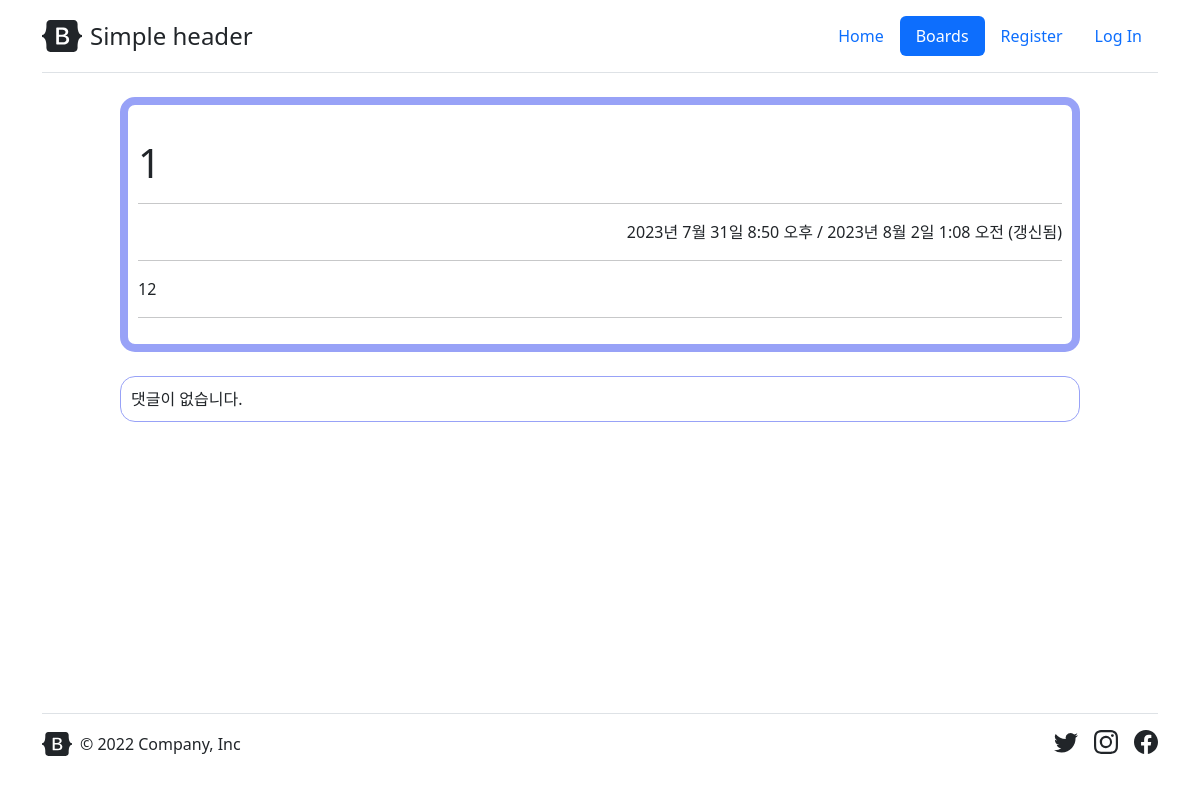
/boards/post/3/, run on an earlier commit of the app's database.
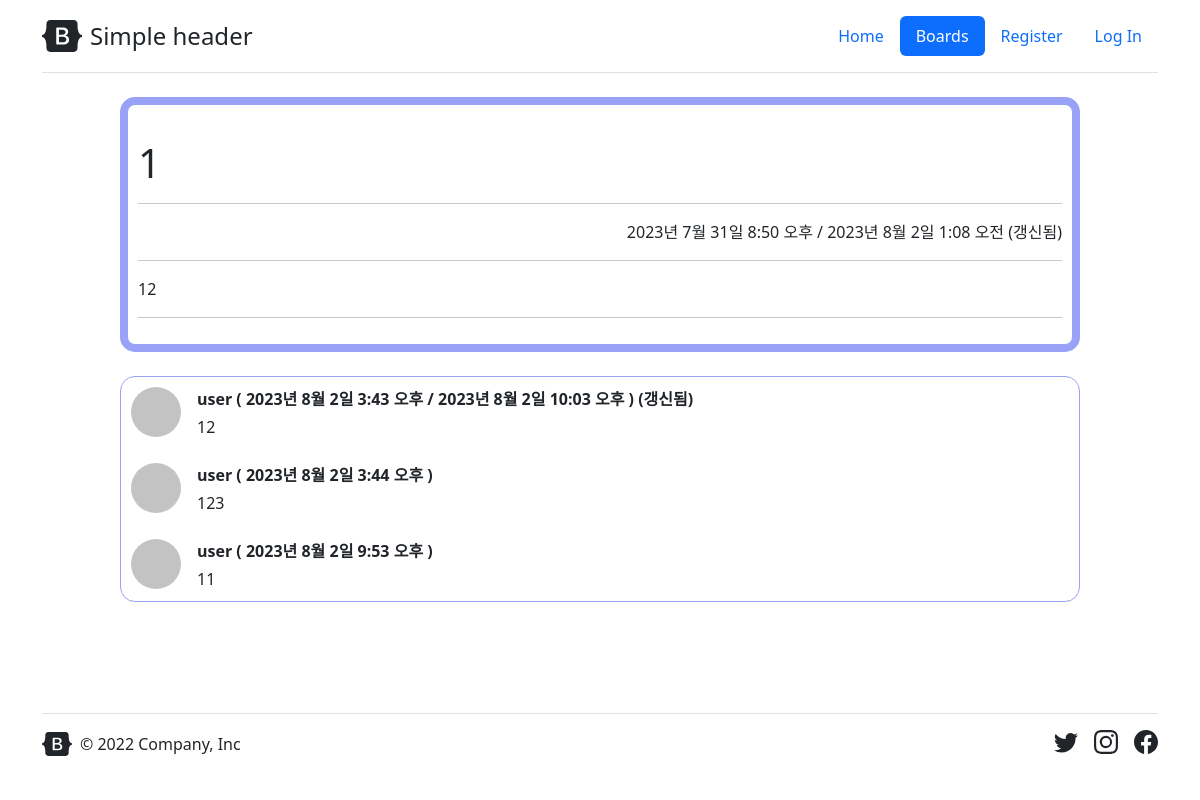
And on a later commit of the database.
### boards/models.py (models this page shows)
class Post(models.Model):
    id = models.BigAutoField(primary_key=True)
    user_id = models.ForeignKey(User, related_name="post",db_column="user_id",on_delete=models.CASCADE,blank=False,null=False)
    user_id_char = models.CharField(max_length=150,blank=False,null=False)
    title = models.CharField(db_column='title', max_length=50, blank=False, null=False)
    content = models.TextField(db_column='content', default="",blank=False,null=False)
    created_date = models.DateTimeField(db_column='created_date', auto_now_add=True)
    updated_date = models.DateTimeField(db_column='updated_date', auto_now=True)
    updated_bool = models.BooleanField(db_column='updated_bool', default=False,blank=False,null=False)
    visible_bool = models.BooleanField(db_column='visible_bool', default=True,blank=False,null=False)

class Comment(models.Model):
    id = models.BigAutoField(primary_key=True)
    post_id = models.ForeignKey(Post, related_name="comment",db_column="post_id",on_delete=models.CASCADE,blank=False,null=False)
    user_id = models.ForeignKey(User, related_name="comment",db_column="user_id",on_delete=models.CASCADE,blank=False,null=False)
    user_id_char = models.CharField(max_length=150,blank=False,null=False)
    comment_content = models.CharField(max_length=300,blank=False,null=False)
    created_date = models.DateTimeField(auto_now_add=True)
    updated_date = models.DateTimeField(auto_now=True)
    updated_bool = models.BooleanField(db_column='updated_bool', default=False,blank=False,null=False)
    visible_bool = models.BooleanField(db_column='visible_bool', default=True,blank=False,null=False)

### boards/views.py (the view, shortened to what this page needs)
# urls.py: path('post/<int:pk>/', boards.views.boards_post_detail, name='post_detail'),
def boards_post_detail(request,pk):
    try:
        post = get_object_or_404(Post, pk=pk)
    except:
        return redirect("/")
    post_comment_list = Comment.objects.filter(post_id=pk).values("id","post_id","user_id","user_id_char","comment_content","created_date","updated_date","updated_bool","visible_bool") #쿼리셋을 얻는다.
    post_comment_list = list(post_comment_list) #쿼리셋을 리스트화한다.
    new_CommentForm = CommentForm()
    return render(request, 'boards/post_detail.html', {'post': post,"comment_list" : post_comment_list,"comment_form" : new_CommentForm, "post_pk" : pk})

### boards/templates/boards/post_detail.html (shortened to what this page needs)
{% extends "base.html" %}
{% load static %}
{% block contenthead %}
<link href="{% static "boards/css/post_detail.css" %}" rel="stylesheet">
{% endblock contenthead %}
{% block content %}
<div class="boards_post">
    <div class="boards_post_contents" style="border: 8px solid rgb(152, 162, 247); border-radius: 15px; padding: 10px;">
        <h1 class="mt-4 mb-3">{{ post.title }}</h1>
        <hr style="border:1px color= silver;" width="100%">
        <p style="text-align: right;">
            {% if post.updated_bool %}
            {{ post.created_date }} / {{ post.updated_date }} (갱신됨)
            {% else %}
            {{ post.created_date }}
            {% endif %}
        </p>
        <hr style="border:1px color= silver;" width="100%">
        <div id="return_html_text" class="return_html_text">{{post.content}}</div>
        <hr style="border:1px color= silver;" width="100%">
    </div>
    <br>
    <div class="boards_post_contents" style="border: 1px solid rgb(152, 162, 247); border-radius: 15px; padding: 10px;">
        {% if comment_list|length == 0 %}
        댓글이 없습니다.
        {% else %}
        {% for comment in comment_list %}
        <div class="d-flex" id='{{ comment.id }}'>
            <div class="flex-shrink-0"><img class="rounded-circle" src="{% static 'img/dummypic.jpg' %}" alt="..."></div>
                <div class="ms-3 w-100">
                    <ul class="nav nav-pills fw-bold mb-1">
                        {% if comment.updated_bool %}
                        <li class="nav-item">{{ comment.user_id_char }} ( {{ comment.created_date }} / {{ comment.updated_date }} ) (갱신됨)</li>
                        {% else %}
                        <li class="nav-item">{{ comment.user_id_char }} ( {{ comment.created_date }} )</li>
                        {% endif %}
                    {% if comment.user_id == user.id %}
                        <li class="nav-item">
                        <form method="post" action="{% url 'boards:delete_comment' comment.id %}" class="fw-bold">
                            {% comment %} {% if comment.updated_bool %}
                            {{ comment.user_id_char }} ( {{ comment.created_date }} / {{ comment.updated_date }} ) (갱신됨)
                            {% else %}
                            {{ comment.user_id_char }} ( {{ comment.created_date }} )
                            {% endif %}  {% endcomment %}
                            {% csrf_token %}
                            <button type="submit" style="width:80px; height:30px; background-color:transparent; border:none; ">삭제하기</button>
                        </form>
                        </li>
                        <li class="nav-item">
                        <button style="width:80px; height:30px; background-color:transparent; border:none;" onclick="comment_update_input_Show({{ comment.id }})">수정하기</button>
                        <li>
                    </ul>
                    <div>
                        <div class="comment_area">
                        {{ comment.comment_content }}
                        </div>
                        <div class="comment_update_input" style="display:none;">
                        <form method="post" action="{% url 'boards:update_comment' comment.id %}">
                            {% csrf_token %}
                            <div class="register_form_field mb-1">
                            <input  type="text"
                                    class="form-control"
                                    name="comment_content"
                                    value="{{ comment.comment_content }}"
                                    placeholder="comment"
                                    maxlength="300"
                                    required
                            >
                            </div>
                            <button type="submit" class="btn btn-primary">수정하기</button>
                        </form>
                        </div>
                    </div>
                    {% else %}
                    </ul>
                    <div>
                        {{ comment.comment_content }}
                    </div>
                    {% endif %}
                </div>
            </div>
        {% if not forloop.last %}
        <br>
        {% endif %}
        {% endfor %}
        {% endif %}
    </div>
</div>
{% endblock content %}

### templates/base.html
{% extends 'footer.html' %}

### templates/footer.html (shortened to what this page needs)
{% extends 'header.html' %}
{% load static %}
{% block footerhead %}
<link href="{% static "css/footer.css" %}" rel="stylesheet">
{% endblock footerhead %}
{% block footer %}
<div class="container">
    <footer class="d-flex flex-wrap justify-content-between align-items-center py-3 my-4 border-top">
        <div class="col-md-4 d-flex align-items-center">
            <a href="/" class="mb-3 me-2 mb-md-0 link-dark text-decoration-none lh-1">
                <svg class="bi" width="30" height="24"><use xlink:href="#bootstrap"/></svg>
            </a>
            <span class="mb-3 mb-md-0 link-dark">&copy; 2022 Company, Inc</span>
        </div>
        <ul class="nav col-md-4 justify-content-end list-unstyled d-flex">
            <li class="ms-3"><a class="link-dark" href="#"><svg class="bi" width="24" height="24"><use xlink:href="#twitter"/></svg></a></li>
            <li class="ms-3"><a class="link-dark" href="#"><svg class="bi" width="24" height="24"><use xlink:href="#instagram"/></svg></a></li>
            <li class="ms-3"><a class="link-dark" href="#"><svg class="bi" width="24" height="24"><use xlink:href="#facebook"/></svg></a></li>
        </ul>
    </footer>
</div>
{% endblock footer %}

### templates/header.html (shortened to what this page needs)
{% extends 'base_pre.html' %}
{% load static %}
{% block headerhead %}
<link href="{% static "css/header.css" %}" rel="stylesheet">
<link href="{% static "css/login_modal.css" %}" rel="stylesheet">
{% endblock headerhead %}
{% block header %}
<div class="container">
    <header class="d-flex flex-wrap justify-content-center py-3 mb-4 border-bottom">
        <a href="/" class="d-flex align-items-center mb-3 mb-md-0 me-md-auto text-dark text-decoration-none">
            <svg class="bi me-2" width="40" height="32"><use xlink:href="#bootstrap"/></svg>
            <span class="fs-4">Simple header</span>
        </a>
        <ul class="nav nav-pills">
            <li class="nav-item"><a href="{% url 'index' %}" class="nav-link" aria-current="page" id="page_home">Home</a></li>
            <li class="nav-item"><a href="{% url 'boards:index' %}" class="nav-link" id="page_boards_index">Boards</a></li>
            {% if user.is_authenticated %}
            <li class="nav-item"><a href="{% url 'ORM:index' %}" class="nav-link" id="page_orm">ORM</a></li>
            <li class="nav-item"><a href="{% url 'services:train' %}" class="nav-link" id="page_ai_train">AI train</a></li>
            <li class="nav-item"><a href="{% url 'services:predict' %}" class="nav-link" id="page_ai_predict">AI predict</a></li>
            <li class="nav-item"><a href="{% url 'account:logout' %}" class="nav-link">Log Out</a></li>
            {% else %}
            <li class="nav-item"><a href="{% url 'account:register' %}" class="nav-link" id="page_register">Register</a></li>
            <li class="nav-item"><a id="login_modal" data-bs-target="#login-modal" href="#" class="nav-link" type="button">Log In</a></li>
            {% endif %}
        </ul>
    </header>
</div>
{% endblock header %}

### templates/base_pre.html (shortened to what this page needs)
<!DOCTYPE html>
{% load static %}
<html>
    <head>
        <link href="https://cdn.jsdelivr.net/npm/bootstrap@5.2.3/dist/css/bootstrap.min.css" rel="stylesheet">
        {% block headerhead %}
        {% endblock headerhead %}
        {% block contenthead %}
        {% endblock contenthead %}
        {% block footerhead %}
        {% endblock footerhead %}
    </head>
    <body>
        <main>
            <div class="_header">
                {% block header %}
                {% endblock header %}
            </div>
            <div class="_content">
                <div class="_content_inner">
                    {% block content %}
                    {% endblock content %}
                </div>
            </div>
            <div class="_footer">
                {% block footer %}
                {% endblock footer %}
            </div>
        </main>
    </body>
</html>

### static/css/header.css (style rules this page uses)
html { min-width: 480px; width: 100%; }
main ._content { min-height: 480px; height: calc( 100% - 73px - 24px - 24px - 24px - 63px ); }
main ._content_inner { min-height: calc( 100vh - 73px - 24px - 24px - 24px - 63px ); height: calc( 100% - 73px - 24px - 24px - 24px - 63px ); }
._header .bi { vertical-align: -.125em; fill: currentColor; }

### boards/static/boards/css/post_detail.css (style rules this page uses)
._content .boards_post { min-height: 480px; height: calc( 100% - 73px - 24px - 24px - 24px - 63px ); margin: 0 auto; }
._content .boards_post_contents { min-width: 480px; width: 80%; max-width: 1200px; margin: 0 auto; }

### static/css/footer.css (style rules this page uses)
._footer .bi { vertical-align: -.125em; fill: currentColor; }

What changed in the data, as far as the page shows it:
added Comment: user_id_char "user", created_date "2023년 8월 2일 3:43 오후", updated_date "2023년 8월 2일 10:03 오후", comment_content "12"
added Comment: user_id_char "user", created_date "2023년 8월 2일 3:44 오후", comment_content "123"
added Comment: user_id_char "user", created_date "2023년 8월 2일 9:53 오후", comment_content "11"
Also different on the page:
text no longer shown: "댓글이 없습니다."
